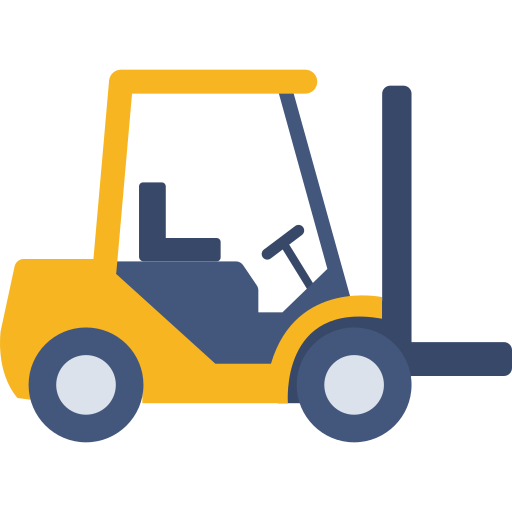
#> input picture documentation/4320180.png, 512 x 512 px
$ python make_icons.py
#> lines starting #> are read from the running program, lines starting #| are printed output that depends on the picture
"""Regenerate the app icons from the source artwork.

    pip install -r requirements-dev.txt
    python make_icons.py

Produces, all committed so a normal build needs no image library:
    bulklogger.ico   Windows exe resource and title bar
    bulklogger.icns  macOS .app bundle
    bulklogger.png   Tk iconphoto on macOS and Linux
"""

from pathlib import Path

from PIL import Image

ROOT = Path(__file__).resolve().parent
SOURCE = ROOT / "documentation" / "4320180.png"

ICO_SIZES = [(16, 16), (24, 24), (32, 32), (48, 48), (64, 64), (128, 128), (256, 256)]
ICNS_SIZES = [(16, 16), (32, 32), (64, 64), (128, 128), (256, 256), (512, 512),
              (1024, 1024)]


def main():
    art = Image.open(SOURCE).convert("RGBA")
#> art is the input picture: PIL image 512x512 RGBA; mean R, G, B, A 46.2, 41.6, 30.4, 81.6
    print(f"source {SOURCE.name}: {art.width}x{art.height}")
#| source 4320180.png: 512x512

    art.save(ROOT / "bulklogger.ico", format="ICO", sizes=ICO_SIZES)
    print(f"  bulklogger.ico   {len(ICO_SIZES)} sizes")

    art.resize((256, 256), Image.LANCZOS).save(ROOT / "bulklogger.png", format="PNG")
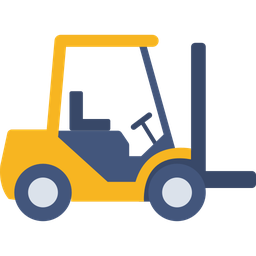
#> saved as bulklogger.png: PIL image 256x256 RGBA; mean R, G, B, A 50.2, 44.9, 32.4, 81.6; transparent parts drawn white
    print("  bulklogger.png   256x256")

    # ICNS wants a square master at least as large as the biggest member.
    art.resize((1024, 1024), Image.LANCZOS).save(
        ROOT / "bulklogger.icns", format="ICNS", sizes=ICNS_SIZES)
    print(f"  bulklogger.icns  {len(ICNS_SIZES)} sizes")


if __name__ == "__main__":
    main()
